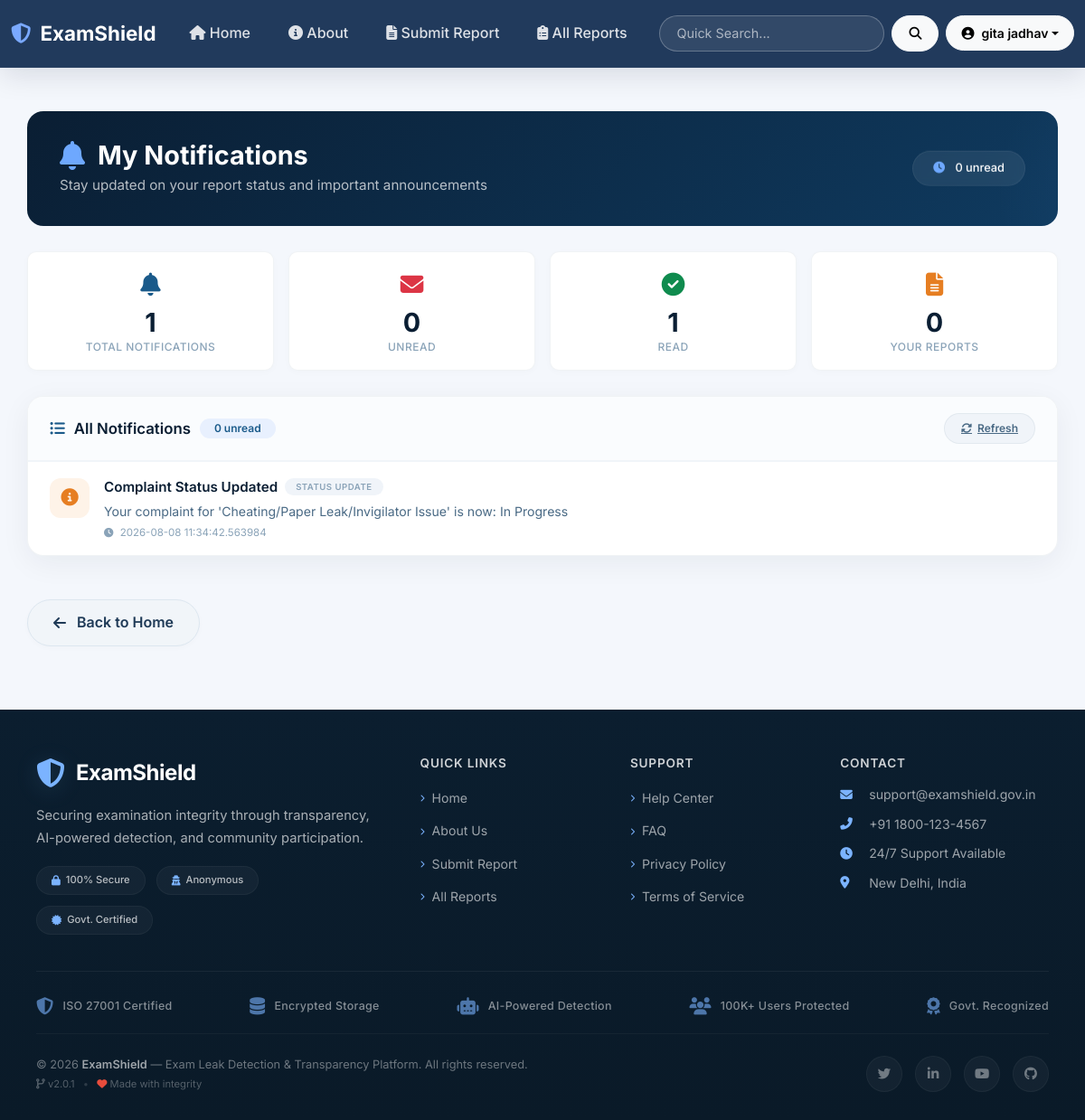
The page /student/notifications (signed in) on the database its author committed.
### tables this page shows
CREATE TABLE users (
            id INTEGER PRIMARY KEY AUTOINCREMENT,
            username TEXT NOT NULL UNIQUE,
            password TEXT NOT NULL,
            email TEXT UNIQUE,
            mobile TEXT UNIQUE,
            name TEXT,
            role TEXT DEFAULT 'student',

            -- Verification
            is_mobile_verified INTEGER DEFAULT 0,
            is_email_verified INTEGER DEFAULT 0,
            mobile_otp TEXT,
            otp_generated_at TEXT,

            -- Identity Proof 
            profile_photo TEXT,
            id_proof_type TEXT,
            id_proof_number TEXT,
            id_proof_photo TEXT,
            is_id_verified INTEGER DEFAULT 0,

            -- Tracking & Moderation
            signup_ip TEXT,
            signup_user_agent TEXT,
            created_at TEXT DEFAULT CURRENT_TIMESTAMP,
            is_blocked INTEGER DEFAULT 0,
            trust_score INTEGER DEFAULT 100
        , state TEXT, district TEXT);

CREATE TABLE notifications (
                        id INTEGER PRIMARY KEY AUTOINCREMENT,
                        user_id INTEGER NOT NULL,
                        title TEXT NOT NULL,
                        type TEXT,
                        message TEXT,
                        link TEXT,
                        is_read INTEGER DEFAULT 0,
                        created_at DATETIME DEFAULT CURRENT_TIMESTAMP,
                        FOREIGN KEY(user_id) REFERENCES users(id)
                    );

### app.py (the view)
@app.route('/student/notifications')
@login_required
def student_notifications():
    if current_user.role!= 'student':
        flash('Access Denied', 'error')
        return redirect(url_for('dashboard'))
    user_id = current_user.id
    filter_type = request.args.get('filter', 'all')
    db = get_db()
    query = "SELECT * FROM notifications WHERE user_id =?"
    if filter_type == 'unread':
        query += " AND is_read = 0"
    elif filter_type == 'read':
        query += " AND is_read = 1"
    query += " ORDER BY created_at DESC"
    notifications = db.execute(query, (user_id,)).fetchall()
    total = db.execute("SELECT COUNT(*) FROM notifications WHERE user_id =?", (user_id,)).fetchone()[0]
    unread_count = db.execute("SELECT COUNT(*) FROM notifications WHERE user_id =? AND is_read = 0", (user_id,)).fetchone()[0]
    db.close()
    return render_template('student_notifications.html', notifications=notifications, unread_count=unread_count, total=total, filter_type=filter_type)

### app.py (called while the page is built)
@login_manager.user_loader
def load_user(user_id):
    conn = get_db()
    user_row = conn.execute('SELECT * FROM users WHERE id =?', (user_id,)).fetchone()
    conn.close()
    if user_row:
        user = dict(user_row)
        return User(
            id=user['id'],
            username=user['username'],
            name=user.get('name', 'User'),
            role=user.get('role', 'student'),
            is_mobile_verified=user.get('is_mobile_verified', 0),
            is_email_verified=user.get('is_email_verified', 0),
            is_blocked=user.get('is_blocked', 0)
        )
    return None

@app.context_processor
def inject_notifications():
    if current_user.is_authenticated: # FIX: session ki jagah current_user
        conn = get_db()
        count = conn.execute("SELECT COUNT(*) FROM notifications WHERE is_read = 0").fetchone()[0]
        conn.close()
        return dict(unread_count=count)
    return dict(unread_count=0)

def get_settings():
    conn = get_db()
    s = conn.execute("SELECT * FROM settings WHERE id=1").fetchone()
    conn.close()
    return s

@app.before_request
def check_maintenance():
    settings = get_settings()
    if settings and settings['maintenance_mode'] == 1:
        if request.endpoint and 'static' not in request.endpoint:
            if not current_user.is_authenticated or current_user.role!= 'admin':
                return render_template('maintenance.html'), 503

def get_db():
    db = sqlite3.connect('myproject.db', timeout=20.0) # timeout add
    db.row_factory = sqlite3.Row
    db.execute("PRAGMA foreign_keys = ON")
    db.execute("PRAGMA journal_mode=WAL") # WAL mode add
    db.execute("PRAGMA busy_timeout = 20000")
    return db

@app.context_processor
def inject_notifications():
    if current_user.is_authenticated and current_user.role == 'student':
        db = get_db()
        count = db.execute("SELECT COUNT(*) FROM notifications WHERE user_id = ? AND is_read = 0", (current_user.id,)).fetchone()[0]
        db.close()
        return dict(unread_count=count)
    return dict(unread_count=0)

### templates/student_notifications.html (shortened to what this page needs)
{% extends "base.html" %}
{% block content %}
<div class="notif-page-header">
    <h2>
        <i class="fas fa-bell"></i> My Notifications
    </h2>
    <p>Stay updated on your report status and important announcements</p>
    <span class="header-badge">
        <i class="fas fa-clock"></i>
        {% if notifications %}
            {{ notifications|selectattr('is_read', 'equalto', 0)|list|length }} unread
        {% else %}
            0 unread
        {% endif %}
    </span>
</div>
<div class="notif-stats">
    <div class="notif-stat-card">
        <span class="stat-icon total"><i class="fas fa-bell"></i></span>
        <div class="stat-number">{{ notifications|length }}</div>
        <div class="stat-label">Total Notifications</div>
    </div>
    <div class="notif-stat-card">
        <span class="stat-icon unread"><i class="fas fa-envelope"></i></span>
        <div class="stat-number">{{ notifications|selectattr('is_read', 'equalto', 0)|list|length }}</div>
        <div class="stat-label">Unread</div>
    </div>
    <div class="notif-stat-card">
        <span class="stat-icon read"><i class="fas fa-check-circle"></i></span>
        <div class="stat-number">{{ notifications|selectattr('is_read', 'equalto', 1)|list|length }}</div>
        <div class="stat-label">Read</div>
    </div>
    <div class="notif-stat-card">
        <span class="stat-icon reports"><i class="fas fa-file-alt"></i></span>
        <div class="stat-number">{{ report_count|default(0) }}</div>
        <div class="stat-label">Your Reports</div>
    </div>
</div>
<div class="notif-card">
    <div class="card-header-custom">
        <h5>
            <i class="fas fa-list-ul"></i> All Notifications
            <span class="badge-count">
                {% if notifications %}
                    {{ notifications|selectattr('is_read', 'equalto', 0)|list|length }} unread
                {% else %}
                    0
                {% endif %}
            </span>
        </h5>
        <div class="actions">
            <a href="{{ url_for('student_notifications') }}" class="btn-refresh">
                <i class="fas fa-sync-alt"></i> Refresh
            </a>
        </div>
    </div>
    {% if notifications and notifications|length > 0 %}
        <div class="notif-list">
            {% for n in notifications %}
            <div class="notif-item {% if n.is_read == 0 %}unread{% else %}read{% endif %}"
                 data-notif-id="{{ n.id }}"
                 onclick="markAsRead({{ n.id }})">
                <div class="notif-icon
                    {% if n.type == 'status_update' %}status-update
                    {% elif n.type == 'new_report' %}new-report
                    {% elif n.type == 'alert' %}alert
                    {% elif n.type == 'comment' %}comment
                    {% else %}system{% endif %}">
                    {% if n.type == 'status_update' %}
                        <i class="fas fa-sync-alt"></i>
                    {% elif n.type == 'new_report' %}
                        <i class="fas fa-file-alt"></i>
                    {% elif n.type == 'alert' %}
                        <i class="fas fa-exclamation-triangle"></i>
                    {% elif n.type == 'comment' %}
                        <i class="fas fa-comment"></i>
                    {% else %}
                        <i class="fas fa-info-circle"></i>
                    {% endif %}
                </div>
                <div class="notif-content">
                    <div class="notif-title">
                        <span>{{ n.title|default('Notification') }}</span>
                        <span class="notif-type {% if n.type == 'status_update' %}status{% elif n.type == 'alert' %}alert{% endif %}">
                            {{ n.type|replace('_', ' ')|title }}
                        </span>
                    </div>
                    <p class="notif-message">{{ n.message }}</p>
                    <div class="notif-meta">
                        <span><i class="fas fa-clock"></i> {{ n.created_at }}</span>
                    </div>
                </div>
            </div>
            {% endfor %}
        </div>
    {% else %}
        <div class="empty-state">
            <i class="fas fa-bell-slash"></i>
            <h5>No Notifications</h5>
            <p>You're all caught up! Check back later for updates on your reports.</p>
        </div>
    {% endif %}
</div>
{% endblock %}

### templates/base.html (shortened to what this page needs)
<!DOCTYPE html>
<html lang="en">
<head>
    <link href="https://cdn.jsdelivr.net/npm/bootstrap@5.3.3/dist/css/bootstrap.min.css" rel="stylesheet">
    <link rel="stylesheet" href="https://cdnjs.cloudflare.com/ajax/libs/font-awesome/6.5.1/css/all.min.css">
</head>
<body>
<nav class="navbar navbar-expand-lg navbar-dark">
    <div class="container-fluid" style="max-width: 1400px;">
        <a class="navbar-brand" href="{{ url_for('home') }}">
            <i class="fas fa-shield-alt"></i> ExamShield
        </a>
        <div class="collapse navbar-collapse" id="navbarContent">
            <ul class="navbar-nav me-auto mb-2 mb-lg-0">
                <li class="nav-item">
                    <a class="nav-link {% if request.endpoint == 'home' %}active{% endif %}" href="{{ url_for('home') }}">
                        <i class="fas fa-home"></i> Home
                    </a>
                </li>
                <li class="nav-item">
                    <a class="nav-link {% if request.endpoint == 'about' %}active{% endif %}" href="{{ url_for('about') }}">
                        <i class="fas fa-info-circle"></i> About
                    </a>
                </li>
                {% if current_user.is_authenticated %}
                <li class="nav-item">
                    <a class="nav-link {% if request.endpoint == 'form' %}active{% endif %}" href="{{ url_for('form') }}">
                        <i class="fas fa-file-alt"></i> Submit Report
                    </a>
                </li>
                <li class="nav-item">
                    <a class="nav-link {% if request.endpoint == 'report_list' %}active{% endif %}" href="{{ url_for('report_list') }}">
                        <i class="fas fa-clipboard-list"></i> All Reports
                    </a>
                </li>
                {% endif %}
            </ul>
            <div class="d-flex align-items-center gap-2 flex-wrap">
                {% if current_user.is_authenticated %}
                <form class="d-flex" action="{{ url_for('report_list') }}" method="GET">
                    <input class="form-control form-control-sm search-input me-2"
                           type="search"
                           name="search"
                           placeholder="Quick Search...">
                    <button class="btn btn-light btn-sm" type="submit"><i class="fas fa-search"></i></button>
                </form>
                {% endif %}
                {% if current_user.is_authenticated %}
                    <div class="dropdown">
                        <button class="btn btn-light btn-sm rounded-pill dropdown-toggle d-flex align-items-center px-3"
                                type="button"
                                id="userDropdown"
                                data-bs-toggle="dropdown"
                                aria-expanded="false">
                            <i class="fas fa-user-circle me-2"></i> {{ current_user.name }}
                        </button>
                    </div>
                {% endif %}
            </div>
        </div>
    </div>
</nav>
<main class="container-fluid main-content">
    {% block content %}{% endblock %}
</main>
<div>
    <a href="{{ url_for('home') }}" class="back-btn">
        <i class="fas fa-arrow-left"></i> Back to Home
    </a>
</div>
<footer class="premium-footer">
    <div class="footer-container">
        <div class="footer-top">
            <div class="footer-brand">
                <div class="footer-logo">
                    <i class="fas fa-shield-alt"></i>
                    <span>ExamShield</span>
                </div>
                <p class="footer-tagline">
                    Securing examination integrity through transparency,
                    AI-powered detection, and community participation.
                </p>
                <div class="footer-trust-badge">
                    <span><i class="fas fa-lock"></i> 100% Secure</span>
                    <span><i class="fas fa-user-secret"></i> Anonymous</span>
                    <span><i class="fas fa-certificate"></i> Govt. Certified</span>
                </div>
            </div>
            <div class="footer-links">
                <h6>Quick Links</h6>
                <ul>
                    <li><a href="{{ url_for('home') }}"><i class="fas fa-chevron-right"></i> Home</a></li>
                    <li><a href="{{ url_for('about') }}"><i class="fas fa-chevron-right"></i> About Us</a></li>
                    <li><a href="{{ url_for('form') }}"><i class="fas fa-chevron-right"></i> Submit Report</a></li>
                    <li><a href="{{ url_for('report_list') }}"><i class="fas fa-chevron-right"></i> All Reports</a></li>
                </ul>
            </div>
            <div class="footer-links">
                <h6>Support</h6>
                <ul>
                    <li><a href="#"><i class="fas fa-chevron-right"></i> Help Center</a></li>
                    <li><a href="#"><i class="fas fa-chevron-right"></i> FAQ</a></li>
                    <li><a href="#"><i class="fas fa-chevron-right"></i> Privacy Policy</a></li>
                    <li><a href="#"><i class="fas fa-chevron-right"></i> Terms of Service</a></li>
                </ul>
            </div>
            <div class="footer-links">
                <h6>Contact</h6>
                <ul class="footer-contact">
                    <li><i class="fas fa-envelope"></i> support@examshield.gov.in</li>
                    <li><i class="fas fa-phone-alt"></i> +91 1800-123-4567</li>
                    <li><i class="fas fa-clock"></i> 24/7 Support Available</li>
                    <li><i class="fas fa-map-marker-alt"></i> New Delhi, India</li>
                </ul>
            </div>
        </div>
        <div class="footer-middle">
            <div class="trust-indicators">
                <div class="trust-item">
                    <i class="fas fa-shield-halved"></i>
                    <span>ISO 27001 Certified</span>
                </div>
                <div class="trust-item">
                    <i class="fas fa-database"></i>
                    <span>Encrypted Storage</span>
                </div>
                <div class="trust-item">
                    <i class="fas fa-robot"></i>
                    <span>AI-Powered Detection</span>
                </div>
                <div class="trust-item">
                    <i class="fas fa-users"></i>
                    <span>100K+ Users Protected</span>
                </div>
                <div class="trust-item">
                    <i class="fas fa-award"></i>
                    <span>Govt. Recognized</span>
                </div>
            </div>
        </div>
        <div class="footer-bottom">
            <div class="footer-copyright">
                <p>
                    &copy; 2026 <strong>ExamShield</strong> — Exam Leak Detection &amp; Transparency Platform.
                    All rights reserved.
                </p>
                <p class="footer-version">
                    <i class="fas fa-code-branch"></i> v2.0.1
                    <span class="dot-separator">&bull;</span>
                    <i class="fas fa-heart" style="color: #e74c3c;"></i> Made with integrity
                </p>
            </div>
            <div class="footer-social">
                <a href="#" aria-label="Twitter"><i class="fab fa-twitter"></i></a>
                <a href="#" aria-label="LinkedIn"><i class="fab fa-linkedin-in"></i></a>
                <a href="#" aria-label="YouTube"><i class="fab fa-youtube"></i></a>
                <a href="#" aria-label="GitHub"><i class="fab fa-github"></i></a>
            </div>
        </div>
    </div>
</footer>
</body>
</html>

### rows shown on the page
users: name "gita jadhav"
notifications: title "Complaint Status Updated", type "STATUS UPDATE", message "Your complaint for 'Cheating/Paper Leak/Invigilator Issue' is now: In Progress", created_at "2026-08-08 11:34:42.563984"

### other values the page prints
{{ notifications|selectattr('is_read', 'equalto', 0)|list|length }} "0"
{{ notifications|length }} "1"
{{ notifications|selectattr('is_read', 'equalto', 1)|list|length }} "1"
{{ report_count|default(0) }} "0"
